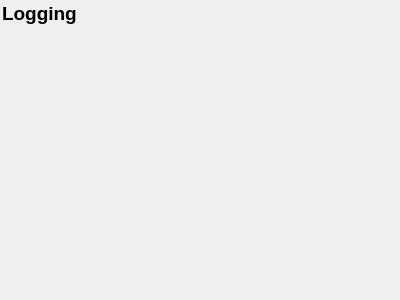
<?xml version="1.0" encoding="UTF-8"?>
<ui version="4.0">
 <class>LogConfigPage</class>
 <widget class="QWidget" name="LogConfigPage">
  <property name="geometry">
   <rect>
    <x>0</x>
    <y>0</y>
    <width>400</width>
    <height>300</height>
   </rect>
  </property>
  <property name="windowTitle">
   <string>Form</string>
  </property>
  <layout class="QVBoxLayout" name="verticalLayout">
   <property name="margin">
    <number>2</number>
   </property>
   <item>
    <widget class="QLabel" name="pageName">
     <property name="font">
      <font>
       <pointsize>14</pointsize>
       <weight>75</weight>
       <bold>true</bold>
      </font>
     </property>
     <property name="text">
      <string>Logging</string>
     </property>
    </widget>
   </item>
   <item>
    <widget class="QWidget" name="stackedListHolder" native="true"/>
   </item>
   <item>
    <spacer name="verticalSpacer">
     <property name="orientation">
      <enum>Qt::Vertical</enum>
     </property>
     <property name="sizeHint" stdset="0">
      <size>
       <width>20</width>
       <height>249</height>
      </size>
     </property>
    </spacer>
   </item>
  </layout>
 </widget>
 <resources/>
 <connections/>
</ui>
